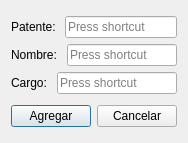
<?xml version="1.0" encoding="UTF-8"?>
<ui version="4.0">
 <class>registro_win</class>
 <widget class="QDialog" name="registro_win">
  <property name="geometry">
   <rect>
    <x>0</x>
    <y>0</y>
    <width>181</width>
    <height>143</height>
   </rect>
  </property>
  <property name="windowTitle">
   <string>Dialog</string>
  </property>
  <layout class="QVBoxLayout" name="verticalLayout_3">
   <item>
    <layout class="QVBoxLayout" name="verticalLayout_2">
     <item>
      <layout class="QHBoxLayout" name="horizontalLayout">
       <item>
        <widget class="QLabel" name="label">
         <property name="text">
          <string>Patente: </string>
         </property>
        </widget>
       </item>
       <item>
        <widget class="QKeySequenceEdit" name="input_patente"/>
       </item>
      </layout>
     </item>
     <item>
      <layout class="QHBoxLayout" name="horizontalLayout_2">
       <item>
        <widget class="QLabel" name="label_2">
         <property name="text">
          <string>Nombre: </string>
         </property>
        </widget>
       </item>
       <item>
        <widget class="QKeySequenceEdit" name="input_nombre"/>
       </item>
      </layout>
     </item>
     <item>
      <layout class="QHBoxLayout" name="horizontalLayout_3">
       <item>
        <widget class="QLabel" name="label_3">
         <property name="text">
          <string>Cargo: </string>
         </property>
        </widget>
       </item>
       <item>
        <widget class="QKeySequenceEdit" name="input_cargo"/>
       </item>
      </layout>
     </item>
    </layout>
   </item>
   <item>
    <layout class="QHBoxLayout" name="horizontalLayout_4">
     <item>
      <widget class="QPushButton" name="agregar_boton">
       <property name="text">
        <string>Agregar</string>
       </property>
      </widget>
     </item>
     <item>
      <widget class="QPushButton" name="cancelar_boton">
       <property name="text">
        <string>Cancelar</string>
       </property>
      </widget>
     </item>
    </layout>
   </item>
  </layout>
 </widget>
 <resources/>
 <connections/>
</ui>
